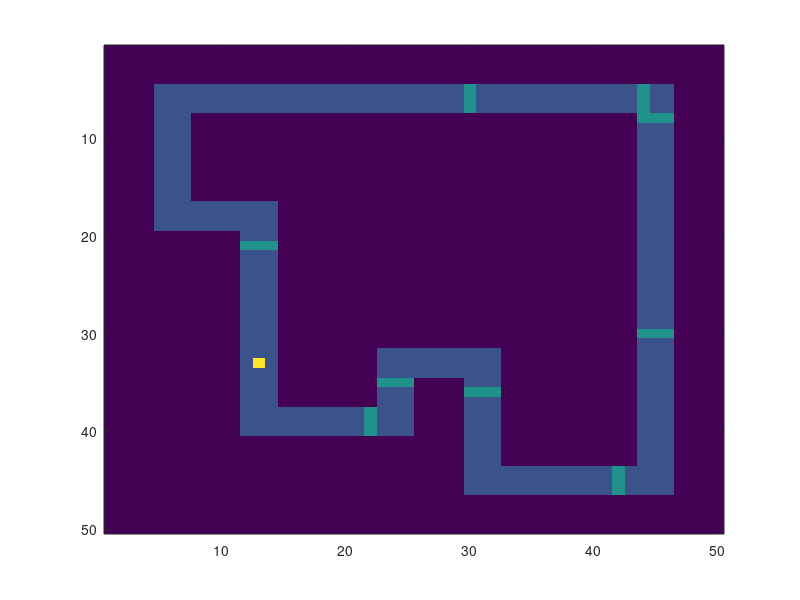

This figure's MATLAB source: (Note: this script raises an error after producing the figure.)
mapWidth = 50;
mapHeight = 50;

% Create an empty map filled with zeros
map = zeros(mapHeight, mapWidth);

map(5:19, 5:7) = 1;
map(5:7, 8:46) = 1;
map(8:46, 44:46) = 1;
map(44:46, 30:43) = 1;
map(35:46, 30:32) = 1;
map(32:34, 25:32) = 1;
map(32:40, 23:25) = 1; %
map(38:40, 12:25) = 1; %
map(20:40, 12:14) = 1; %

map(17:19, 5:14) = 1;




map(30, 44:46) = 2;
map(5:7, 30) = 2;
map(21, 12:14) = 2;
map(36, 30:32) = 2;

map(5:7, 44) = 2;
map(8, 44:46) = 2;
map(38:40,22) = 2;%
map(35,23:25) = 2;%
map(44:46,42) = 2;


temp_map = map;
temp_map(33, 13) = 4;

figure(4);
imagesc(temp_map);
colormap(customColormap);
colorbar;